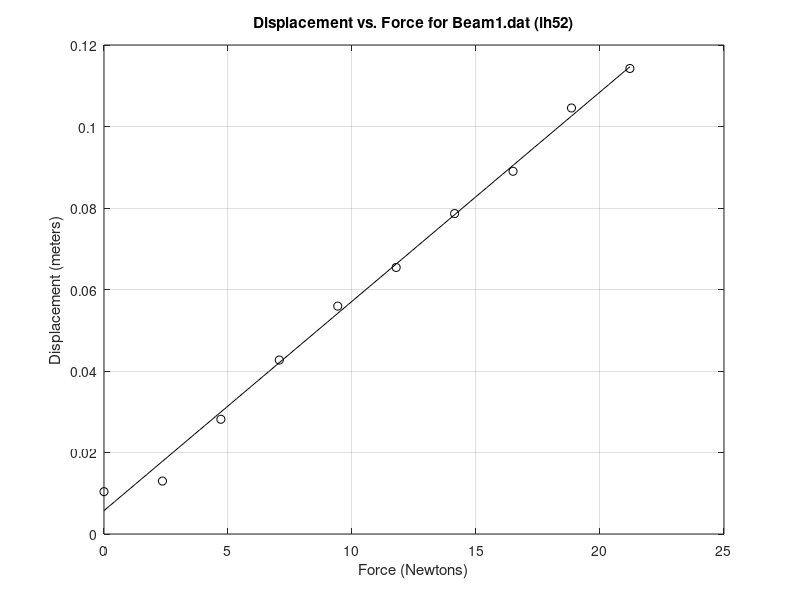

This chart was generated by the following MATLAB code:
 % RunBeam1.m
 % [Ian Hanus]
 % September 6, 2017
 % Based on: RunCam.m
 % Written by: Michael R. Gustafson II (mrg@duke.edu)
    
 % I have adhered to all the tenets of the 
 % Duke Community Standard in creating this code.
 % Signed: [ih52]
    
%% Initialize the workspace
% Clear all variables
clear

% Change display to short exponential format
format short e

% Load and manipulate the data
% Load data from Beam1.dat
load Beam1.dat

% Copy data from each column into new variables
Mass = Beam1(:,1);
Displacement = Beam1(:,2);

% Convert Mass to a Force measurement
Force = Mass*9.81;

% Convert Displacement in inches to meters
Displacement = (Displacement*2.54)/100;

%% Generate and save plots
% Bring up a figure window
figure(1)

% Clear the figure window
clf

% Plot Displacement as a function of Force
plot(Force, Displacement, 'ko')

%% Perform Calculations
% Use polyfit to find first-order fit polynomials
P = polyfit(Force, Displacement, 1)

%% Generate Predictions
% Create 100 representational Force values
ForceModel = linspace(min(Force), max(Force), 100);

% Calculate Displacement predictions
DispModel = polyval(P, ForceModel);
grid('on')
%% Generate and save plots
%Turn hold on, plot the model values, and turn hold off
hold on
plot (ForceModel, DispModel, 'k-')
hold off

% Label and title the graph
xlabel('Force (Newtons)')
ylabel('Displacement (meters)')
title('Displacement vs. Force for Beam1.dat (ih52)')

% Save the graph to PostScript
print -deps Beam1Plot
